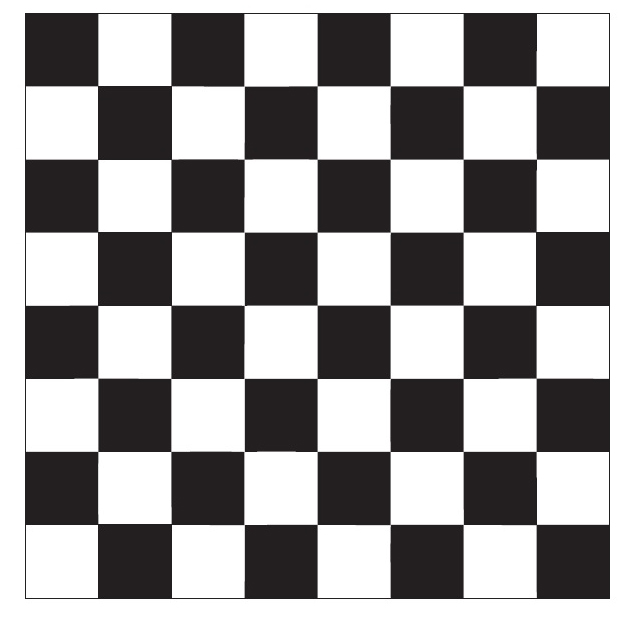
//> input picture aula13/index.jpg, 638 x 624 px
$ ./ex20   (built with g++ and OpenCV 4)
//> lines starting //> are read from the running program, lines starting //| are printed output that depends on the picture; after the words box and inside, x2 and y2 are one past the last pixel; in counts of white or black regions, pixels touching at a corner belong together
/*
 * OpenCV_ex_13.c
 *
 * AVERAGING FILTER
 *
 * J. Madeira - Dec 2012 + Nov 2017
 */


// Visual Studio ONLY - Allowing for pre-compiled header files

// This has to be the first #include

// Remove it, if you are not using Windows and Visual Studio


#include <iostream>


#include "opencv2/core/core.hpp"

#include "opencv2/imgproc/imgproc.hpp"

#include "opencv2/highgui/highgui.hpp"

#include "opencv2/imgcodecs.hpp"


using namespace cv;
using namespace std;


// MAIN

int main( int argc, char** argv )
{

	Mat tabuleiro;
    Mat tabuleiro2;

	tabuleiro = imread( "aula13/index.jpg", cv::IMREAD_UNCHANGED );
//> tabuleiro is the input picture: 624 rows x 638 cols, CV_8UC3; mean B, G, R 158, 157.6, 159.3
    tabuleiro2 = imread( "aula13/checkers.png", cv::IMREAD_UNCHANGED );
//> checkers.png cannot be read in this run, so this picture is empty

    namedWindow( "Tabuleiro", WINDOW_AUTOSIZE );
    namedWindow( "Tabuleiro2", WINDOW_AUTOSIZE );


    vector<vector<Point> > squares;
    vector<vector<Point> > squares2;

    Mat imagemBinaria, gray, cdst;

    cv::Canny(tabuleiro, gray,50,100,3);
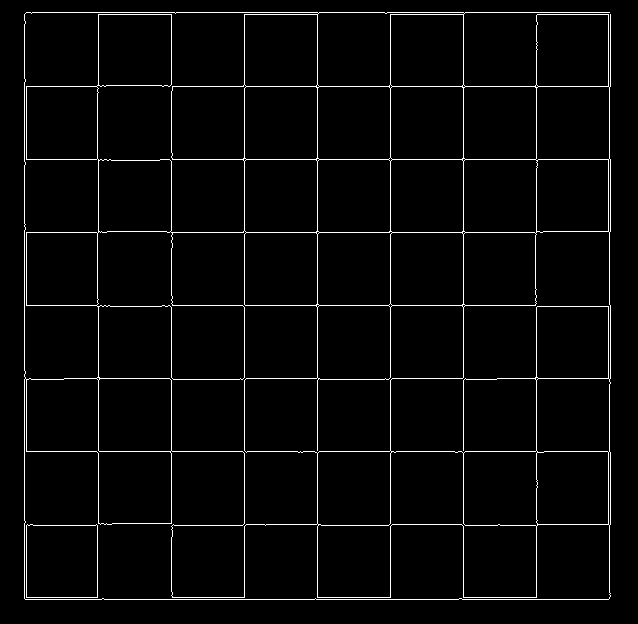
//> gray: 624 rows x 638 cols, CV_8UC1; 2.9% white in thin lines or dots, all inside (x1, y1, x2, y2) = (24, 12, 611, 600)

    vector<Vec2f> lines;

    HoughLines(gray, lines, 1, 3.14/180, 250, 0, 0 );
//> lines = 22 lines (rho, theta), first 12: [12, 1.57], [599, 1.57], [317, 0], [463, 0], [244, 0], [390, 0], [24, 0], [451, 1.57], [171, 0], [159, 1.57], [86, 1.57], [536, 0]

    cout << lines.size();
//| 22

    for( size_t i = 0; i < lines.size(); i++ )
        {
        float rho = lines[i][0], theta = lines[i][1];
        Point pt1, pt2;
        double a = cos(theta), b = sin(theta);
        double x0 = a*rho, y0 = b*rho;
        pt1.x = cvRound(x0 + 1000*(-b));
        pt1.y = cvRound(y0 + 1000*(a));
        pt2.x = cvRound(x0 - 1000*(-b));
        pt2.y = cvRound(y0 - 1000*(a));
        cout << pt1;
        line( tabuleiro, pt1, pt2, Scalar(0,0,255), 3, 4);
        }
//> this loop made 22 passes
//> (rho, theta, a, b, x0, y0) on passes 1 to 12: (12, 1.57, 0.000796, 1, 0.00956, 12), (599, 1.57, 0.000796, 1, 0.477, 599), (317, 0, 1, 0, 317, 0), (463, 0, 1, 0, 463, 0), (244, 0, 1, 0, 244, 0), (390, 0, 1, 0, 390, 0), (24, 0, 1, 0, 24, 0), (451, 1.57, 0.000796, 1, 0.359, 451), (171, 0, 1, 0, 171, 0), (159, 1.57, 0.000796, 1, 0.127, 159), (86, 1.57, 0.000796, 1, 0.0685, 86), (536, 0, 1, 0, 536, 0)
//| [-1000, 13][-1000, 600][317, 1000][463, 1000][244, 1000][390, 1000][24, 1000][-1000, 452]
//> (output is shown up to pass 8 of 22)
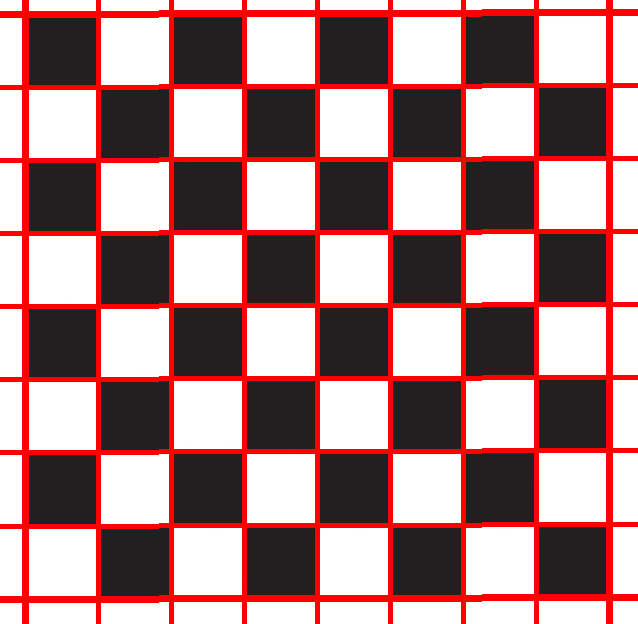
//> tabuleiro: 624 rows x 638 cols, CV_8UC3; 14.93% of pixels changed, all inside (x1, y1, x2, y2) = (0, 0, 638, 624)

    imshow( "Tabuleiro",  gray);
    imshow("detected lines", tabuleiro);

	waitKey( 0 );

	// Destroy the windows

	destroyAllWindows();

	return 0;
}
